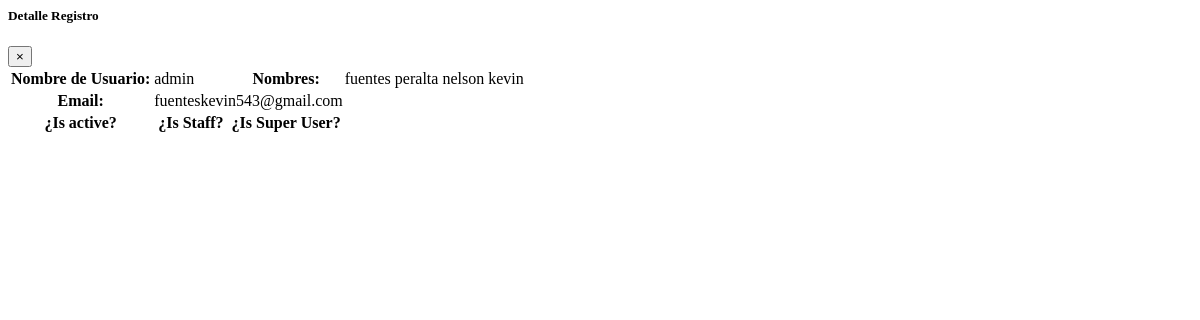
/usuario/Detalle/1 (signed in), run on an earlier commit of the app's database.
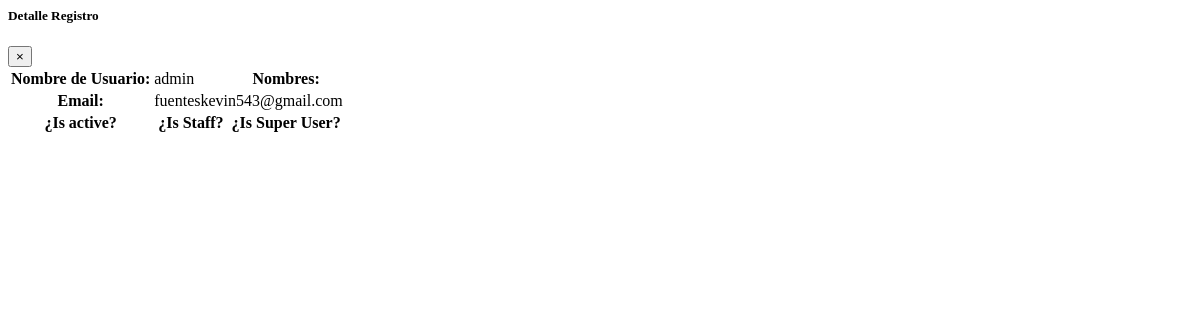
And on a later commit of the database.
### covid/models.py (models this page shows, shortened)
class ModeloBase(models.Model):
    class Meta:
        abstract = True
    """Model definition for ModeloBase."""
    fecha_creacion = models.DateTimeField(verbose_name='Fecha creación',auto_now_add=True)
    usuario_creacion = models.ForeignKey(settings.AUTH_USER_MODEL, verbose_name='Usuario Creación', related_name='+', blank=True, null=True,on_delete=models.PROTECT, editable=False)
    usuario_modificacion = models.ForeignKey(settings.AUTH_USER_MODEL, verbose_name='Usuario Modificación', related_name='+', blank=True, null=True,on_delete=models.PROTECT , editable=False)
    fecha_modificacion = models.DateTimeField(verbose_name='Fecha Modificación', auto_now=True)
    estado = models.BooleanField(default=True)

class User(AbstractUser,ModeloBase):
    cedula=models.CharField(max_length=10, verbose_name='Cédula')
    tipo_genero = (('N', 'Ninguno'), ('M', 'Masculino'), ('F', 'Femenino'))
    genero = models.CharField('Género', choices=tipo_genero, default='N', max_length=1)

### covid/views.py (the view)
# urls.py: path('usuario/Detalle/<int:pk>', key.UsuarioDetailView.as_view(), name="usuario_detalle") ,
class UsuarioDetailView(LoginRequiredMixin,DetailView):
    model = User
    template_name = "usuario/usuario_detalle.html"

### templates/usuario/usuario_detalle.html (shortened to what this page needs)
<div class="modal-dialog modal-lg ">
    <div class="modal-content">
        <div class="modal-header">
            <h5 class="modal-title">Detalle Registro</h5>
            <button type="button" class="close" data-dismiss="modal" aria-label="Close">
                <span aria-hidden="true">&times;</span>
            </button>
        </div>
        <div class="modal-body ">
            <table class="table table-bordered  table-responsive-sm table-responsive-xl">
                <tbody>
                    <tr>
                        <th>Nombre de Usuario:</th>
                        <td colspan="3">{{object.username}}</td>
                        <th>Nombres:</th>
                        <td>{{ object.last_name }} {{ object.first_name }}</td>
                    </tr>
                    <tr>
                        <th>Email:</th>
                        <td colspan="5">{{ object.email }}</td>
                    </tr>
                    <tr>
                        <th>¿Is active?</th>
                        <td>
                        </td>
                        <th>¿Is Staff?</th>
                        <td>
                        </td>
                        <th>¿Is Super User?</th>
                        <td>
                        </td>
                    </tr>
                </tbody>
            </table>
        </div>
    </div>
</div>

What changed in the data, as far as the page shows it:
changed User "admin": last_name "fuentes peralta" → (not shown); first_name "nelson kevin" → (not shown)
